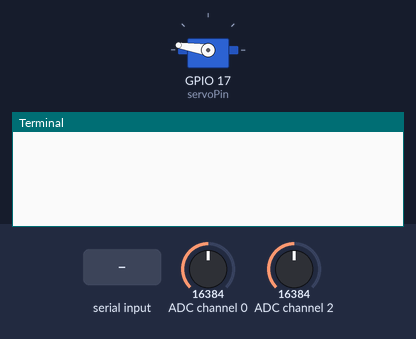
This program was run on a simulated Raspberry Pi (BCM pin numbers). Shown: servo, the last lines printed to the terminal. Inputs (shaded band) come from the test bench; at power-on: ADC channel 0 = 16384, ADC channel 2 = 16384 (analog values on the 0–32767 scale). Servo angles are drawn from the pulse width (0.5 ms = 0°, 2.5 ms = 180°).

Above: at 1.2 s.
1.3 s: "A" received over the second serial link
At 2.1 s:
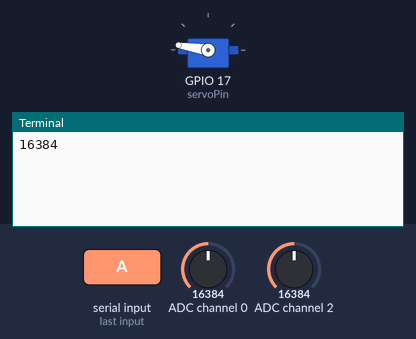
At 2.9 s:
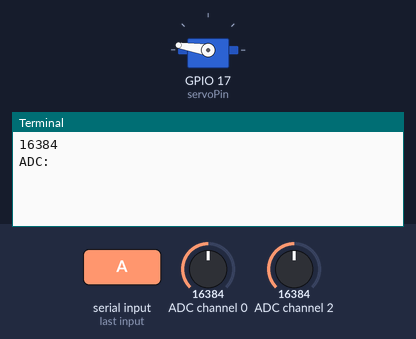

Measured:
- after the input at 1.3 s, the terminal: prints a new line at once (image 1)

The program:

ServoSerial.py
```python
import RPi.GPIO as GPIO
import time
import numpy as np
import serial
import Adafruit_ADS1x15
#pc=serial.Serial("/dev/ttyACM0",9600)
pc=serial.Serial("/dev/ttyAMA0",9600,timeout=1)
pc.write("conectado".encode())
#Inicialización Servo
servoPin=17
GPIO.setmode(GPIO.BCM)
GPIO.setup(servoPin,GPIO.OUT)
servo=GPIO.PWM(servoPin,50) #Servo con Pulse Cycle 20 ms=50Hz
servo.start(12)

#Inicialización ADC
adc=Adafruit_ADS1x15.ADS1115()
GAIN=1#Para leer valores entre 0 y 4.095V


while True:
    valueADC=adc.read_adc(0,gain=GAIN)
    valueADC2=adc.read_adc(2,gain=GAIN)
    instruction=pc.read().decode() #Lectura de la instrucción deseada
    #print(instruction)

    if (instruction=="M"):
        grado=pc.read(3).decode()
        print("Grado: "+grado)
        pulso=int(grado)*11/180+1
        #pc.write("Y".encode())
        servo.ChangeDutyCycle(pulso)

    elif(instruction=="A"):

        angle=valueADC
        print(angle)
        pc.write(str(int(angle/10000%10)).encode())
        pc.write(str(int(angle/1000%10)).encode())
        pc.write(str(int(angle/100%10)).encode())
        pc.write(str(int(angle/10%10)).encode())
        pc.write(str(int(angle/1%10)).encode())
        #pc.write("X".encode())
        print("ADC: "+pc.read(5).decode())

    elif(instruction=="F"):

        flex=valueADC2
        print(flex)
        pc.write(str(int(flex/10000%10)).encode())
        pc.write(str(int(flex/1000%10)).encode())
        pc.write(str(int(flex/100%10)).encode())
        pc.write(str(int(flex/10%10)).encode())
        pc.write(str(int(flex/1%10)).encode())
        #pc.write("Z".encode())
        print("ADC2: "+pc.read(5).decode())
```
